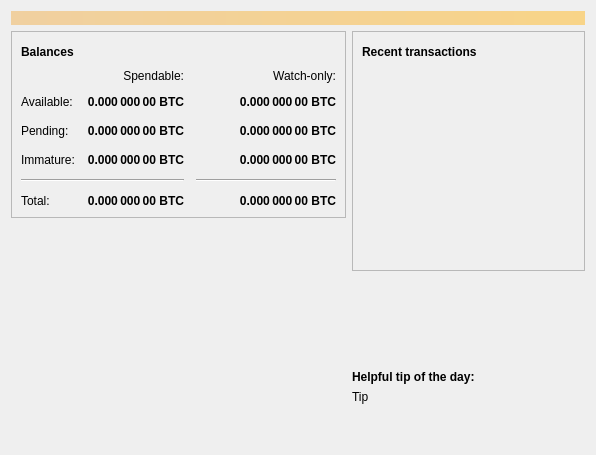
<?xml version="1.0" encoding="UTF-8"?>
<ui version="4.0">
 <class>OverviewPage</class>
 <widget class="QWidget" name="OverviewPage">
  <property name="geometry">
   <rect>
    <x>0</x>
    <y>0</y>
    <width>596</width>
    <height>443</height>
   </rect>
  </property>
  <property name="windowTitle">
   <string>Form</string>
  </property>
  <layout class="QVBoxLayout" name="topLayout">
   <item>
    <widget class="QLabel" name="labelAlerts">
     <property name="visible">
      <bool>false</bool>
     </property>
     <property name="styleSheet">
      <string notr="true">QLabel { background-color: qlineargradient(x1: 0, y1: 0, x2: 1, y2: 0, stop:0 #F0D0A0, stop:1 #F8D488); color:#000000; }</string>
     </property>
     <property name="wordWrap">
      <bool>true</bool>
     </property>
     <property name="margin">
      <number>3</number>
     </property>
     <property name="textInteractionFlags">
      <set>Qt::TextSelectableByMouse</set>
     </property>
    </widget>
   </item>
   <item>
    <layout class="QHBoxLayout" name="horizontalLayout" stretch="1,1">
     <item>
      <layout class="QVBoxLayout" name="verticalLayout_2">
       <item>
        <widget class="QFrame" name="frame">
         <property name="frameShape">
          <enum>QFrame::StyledPanel</enum>
         </property>
         <property name="frameShadow">
          <enum>QFrame::Raised</enum>
         </property>
         <layout class="QVBoxLayout" name="verticalLayout_4">
          <item>
           <layout class="QHBoxLayout" name="horizontalLayout_4">
            <item>
             <widget class="QLabel" name="label_5">
              <property name="font">
               <font>
                <weight>75</weight>
                <bold>true</bold>
               </font>
              </property>
              <property name="text">
               <string>Balances</string>
              </property>
             </widget>
            </item>
            <item>
             <widget class="QPushButton" name="labelWalletStatus">
              <property name="enabled">
               <bool>true</bool>
              </property>
              <property name="maximumSize">
               <size>
                <width>30</width>
                <height>16777215</height>
               </size>
              </property>
              <property name="toolTip">
               <string>The displayed information may be out of date. Your wallet automatically synchronizes with the BBQCoin network after a connection is established, but this process has not completed yet.</string>
              </property>
              <property name="text">
               <string/>
              </property>
              <property name="icon">
               <iconset resource="../bitcoin.qrc">
                <normaloff>:/icons/warning</normaloff>
                <disabledoff>:/icons/warning</disabledoff>:/icons/warning</iconset>
              </property>
              <property name="iconSize">
               <size>
                <width>24</width>
                <height>24</height>
               </size>
              </property>
              <property name="flat">
               <bool>true</bool>
              </property>
             </widget>
            </item>
            <item>
             <spacer name="horizontalSpacer_3">
              <property name="orientation">
               <enum>Qt::Horizontal</enum>
              </property>
              <property name="sizeHint" stdset="0">
               <size>
                <width>40</width>
                <height>20</height>
               </size>
              </property>
             </spacer>
            </item>
           </layout>
          </item>
          <item>
           <layout class="QGridLayout" name="gridLayout">
            <property name="spacing">
             <number>12</number>
            </property>
            <item row="2" column="2">
             <widget class="QLabel" name="labelWatchPending">
              <property name="font">
               <font>
                <weight>75</weight>
                <bold>true</bold>
               </font>
              </property>
              <property name="cursor">
               <cursorShape>IBeamCursor</cursorShape>
              </property>
              <property name="toolTip">
               <string>Unconfirmed transactions to watch-only addresses</string>
              </property>
              <property name="text">
               <string notr="true">0.000 000 00 BTC</string>
              </property>
              <property name="alignment">
               <set>Qt::AlignRight|Qt::AlignTrailing|Qt::AlignVCenter</set>
              </property>
              <property name="textInteractionFlags">
               <set>Qt::LinksAccessibleByMouse|Qt::TextSelectableByKeyboard|Qt::TextSelectableByMouse</set>
              </property>
             </widget>
            </item>
            <item row="2" column="1">
             <widget class="QLabel" name="labelUnconfirmed">
              <property name="font">
               <font>
                <weight>75</weight>
                <bold>true</bold>
               </font>
              </property>
              <property name="cursor">
               <cursorShape>IBeamCursor</cursorShape>
              </property>
              <property name="toolTip">
               <string>Total of transactions that have yet to be confirmed, and do not yet count toward the spendable balance</string>
              </property>
              <property name="text">
               <string notr="true">0.000 000 00 BTC</string>
              </property>
              <property name="alignment">
               <set>Qt::AlignRight|Qt::AlignTrailing|Qt::AlignVCenter</set>
              </property>
              <property name="textInteractionFlags">
               <set>Qt::LinksAccessibleByMouse|Qt::TextSelectableByKeyboard|Qt::TextSelectableByMouse</set>
              </property>
             </widget>
            </item>
            <item row="3" column="2">
             <widget class="QLabel" name="labelWatchImmature">
              <property name="font">
               <font>
                <weight>75</weight>
                <bold>true</bold>
               </font>
              </property>
              <property name="cursor">
               <cursorShape>IBeamCursor</cursorShape>
              </property>
              <property name="toolTip">
               <string>Mined balance in watch-only addresses that has not yet matured</string>
              </property>
              <property name="text">
               <string notr="true">0.000 000 00 BTC</string>
              </property>
              <property name="alignment">
               <set>Qt::AlignRight|Qt::AlignTrailing|Qt::AlignVCenter</set>
              </property>
              <property name="textInteractionFlags">
               <set>Qt::LinksAccessibleByMouse|Qt::TextSelectableByKeyboard|Qt::TextSelectableByMouse</set>
              </property>
             </widget>
            </item>
            <item row="4" column="0" colspan="2">
             <widget class="Line" name="line">
              <property name="orientation">
               <enum>Qt::Horizontal</enum>
              </property>
             </widget>
            </item>
            <item row="4" column="2">
             <widget class="Line" name="lineWatchBalance">
              <property name="sizePolicy">
               <sizepolicy hsizetype="Preferred" vsizetype="Fixed">
                <horstretch>0</horstretch>
                <verstretch>0</verstretch>
               </sizepolicy>
              </property>
              <property name="minimumSize">
               <size>
                <width>140</width>
                <height>0</height>
               </size>
              </property>
              <property name="orientation">
               <enum>Qt::Horizontal</enum>
              </property>
             </widget>
            </item>
            <item row="5" column="0">
             <widget class="QLabel" name="labelTotalText">
              <property name="text">
               <string>Total:</string>
              </property>
             </widget>
            </item>
            <item row="3" column="1">
             <widget class="QLabel" name="labelImmature">
              <property name="font">
               <font>
                <weight>75</weight>
                <bold>true</bold>
               </font>
              </property>
              <property name="cursor">
               <cursorShape>IBeamCursor</cursorShape>
              </property>
              <property name="toolTip">
               <string>Mined balance that has not yet matured</string>
              </property>
              <property name="text">
               <string notr="true">0.000 000 00 BTC</string>
              </property>
              <property name="alignment">
               <set>Qt::AlignRight|Qt::AlignTrailing|Qt::AlignVCenter</set>
              </property>
              <property name="textInteractionFlags">
               <set>Qt::LinksAccessibleByMouse|Qt::TextSelectableByKeyboard|Qt::TextSelectableByMouse</set>
              </property>
             </widget>
            </item>
            <item row="2" column="3">
             <spacer name="horizontalSpacer_2">
              <property name="orientation">
               <enum>Qt::Horizontal</enum>
              </property>
              <property name="sizeHint" stdset="0">
               <size>
                <width>40</width>
                <height>20</height>
               </size>
              </property>
             </spacer>
            </item>
            <item row="3" column="0">
             <widget class="QLabel" name="labelImmatureText">
              <property name="text">
               <string>Immature:</string>
              </property>
             </widget>
            </item>
            <item row="5" column="1">
             <widget class="QLabel" name="labelTotal">
              <property name="font">
               <font>
                <weight>75</weight>
                <bold>true</bold>
               </font>
              </property>
              <property name="cursor">
               <cursorShape>IBeamCursor</cursorShape>
              </property>
              <property name="toolTip">
               <string>Your current total balance</string>
              </property>
              <property name="text">
               <string notr="true">0.000 000 00 BTC</string>
              </property>
              <property name="alignment">
               <set>Qt::AlignRight|Qt::AlignTrailing|Qt::AlignVCenter</set>
              </property>
              <property name="textInteractionFlags">
               <set>Qt::LinksAccessibleByMouse|Qt::TextSelectableByKeyboard|Qt::TextSelectableByMouse</set>
              </property>
             </widget>
            </item>
            <item row="5" column="2">
             <widget class="QLabel" name="labelWatchTotal">
              <property name="font">
               <font>
                <weight>75</weight>
                <bold>true</bold>
               </font>
              </property>
              <property name="cursor">
               <cursorShape>IBeamCursor</cursorShape>
              </property>
              <property name="toolTip">
               <string>Current total balance in watch-only addresses</string>
              </property>
              <property name="text">
               <string notr="true">0.000 000 00 BTC</string>
              </property>
              <property name="alignment">
               <set>Qt::AlignRight|Qt::AlignTrailing|Qt::AlignVCenter</set>
              </property>
              <property name="textInteractionFlags">
               <set>Qt::LinksAccessibleByMouse|Qt::TextSelectableByKeyboard|Qt::TextSelectableByMouse</set>
              </property>
             </widget>
            </item>
            <item row="0" column="2">
             <widget class="QLabel" name="labelWatchonly">
              <property name="text">
               <string>Watch-only:</string>
              </property>
              <property name="alignment">
               <set>Qt::AlignRight|Qt::AlignTrailing|Qt::AlignVCenter</set>
              </property>
             </widget>
            </item>
            <item row="1" column="0">
             <widget class="QLabel" name="labelBalanceText">
              <property name="text">
               <string>Available:</string>
              </property>
             </widget>
            </item>
            <item row="1" column="1">
             <widget class="QLabel" name="labelBalance">
              <property name="font">
               <font>
                <weight>75</weight>
                <bold>true</bold>
               </font>
              </property>
              <property name="cursor">
               <cursorShape>IBeamCursor</cursorShape>
              </property>
              <property name="toolTip">
               <string>Your current spendable balance</string>
              </property>
              <property name="text">
               <string notr="true">0.000 000 00 BTC</string>
              </property>
              <property name="alignment">
               <set>Qt::AlignRight|Qt::AlignTrailing|Qt::AlignVCenter</set>
              </property>
              <property name="textInteractionFlags">
               <set>Qt::LinksAccessibleByMouse|Qt::TextSelectableByKeyboard|Qt::TextSelectableByMouse</set>
              </property>
             </widget>
            </item>
            <item row="1" column="2">
             <widget class="QLabel" name="labelWatchAvailable">
              <property name="font">
               <font>
                <weight>75</weight>
                <bold>true</bold>
               </font>
              </property>
              <property name="cursor">
               <cursorShape>IBeamCursor</cursorShape>
              </property>
              <property name="toolTip">
               <string>Your current balance in watch-only addresses</string>
              </property>
              <property name="text">
               <string notr="true">0.000 000 00 BTC</string>
              </property>
              <property name="alignment">
               <set>Qt::AlignRight|Qt::AlignTrailing|Qt::AlignVCenter</set>
              </property>
              <property name="textInteractionFlags">
               <set>Qt::LinksAccessibleByMouse|Qt::TextSelectableByKeyboard|Qt::TextSelectableByMouse</set>
              </property>
             </widget>
            </item>
            <item row="2" column="0">
             <widget class="QLabel" name="labelPendingText">
              <property name="text">
               <string>Pending:</string>
              </property>
             </widget>
            </item>
            <item row="0" column="1">
             <widget class="QLabel" name="labelSpendable">
              <property name="text">
               <string>Spendable:</string>
              </property>
              <property name="alignment">
               <set>Qt::AlignRight|Qt::AlignTrailing|Qt::AlignVCenter</set>
              </property>
             </widget>
            </item>
           </layout>
          </item>
         </layout>
        </widget>
       </item>
       <item>
        <spacer name="verticalSpacer">
         <property name="orientation">
          <enum>Qt::Vertical</enum>
         </property>
         <property name="sizeHint" stdset="0">
          <size>
           <width>20</width>
           <height>40</height>
          </size>
         </property>
        </spacer>
       </item>
       <item>
        <layout class="QGridLayout" name="logo_grid">
         <property name="topMargin">
          <number>0</number>
         </property>
         <property name="bottomMargin">
          <number>0</number>
         </property>
         <property name="spacing">
          <number>0</number>
         </property>

         <item row="1" column="0">
          <widget class="QLabel" name="label_wallet_bgcoin">
           <property name="minimumSize">
            <size>
             <width>200</width>
             <height>200</height>
            </size>
           </property>
           <property name="maximumSize">
            <size>
             <width>200</width>
             <height>200</height>
            </size>
           </property>
           <property name="text">
            <string/>
           </property>
           <property name="pixmap">
            <pixmap resource="../bitcoin.qrc">:/icons/wallet_bgcoin</pixmap>
           </property>
           <property name="scaledContents">
            <bool>true</bool>
           </property>
           <property name="alignment">
            <set>Qt::AlignCenter</set>
           </property>
           <property name="margin">
            <number>0</number>
           </property>
          </widget>
         </item>
         <item row="2" column="0">
          <spacer name="verticalSpacer_bottom">
           <property name="orientation">
            <enum>Qt::Vertical</enum>
           </property>
           <property name="sizeHint">
            <size>
             <width>20</width>
             <height>60</height>
            </size>
           </property>
          </spacer>
         </item>
        </layout>
       </item>
       <item>
        <widget class="QLabel" name="label_wallet_version_overlay">
         <property name="text">
          <string/>
         </property>
         <property name="pixmap">
          <pixmap/>
         </property>
         <property name="scaledContents">
          <bool>false</bool>
         </property>
         <property name="alignment">
          <set>Qt::AlignBottom|Qt::AlignLeading|Qt::AlignLeft</set>
         </property>
         <property name="margin">
          <number>0</number>
         </property>
        </widget>
       </item>
      </layout>
     </item>
     <item>
      <layout class="QVBoxLayout" name="verticalLayout_3">
       <item>
        <widget class="QFrame" name="frame_2">
         <property name="frameShape">
          <enum>QFrame::StyledPanel</enum>
         </property>
         <property name="frameShadow">
          <enum>QFrame::Raised</enum>
         </property>
         <layout class="QVBoxLayout" name="verticalLayout">
          <item>
           <layout class="QHBoxLayout" name="horizontalLayout_2">
            <item>
             <widget class="QLabel" name="label_4">
              <property name="font">
               <font>
                <weight>75</weight>
                <bold>true</bold>
               </font>
              </property>
              <property name="text">
               <string>Recent transactions</string>
              </property>
             </widget>
            </item>
            <item>
             <widget class="QPushButton" name="labelTransactionsStatus">
              <property name="enabled">
               <bool>true</bool>
              </property>
              <property name="maximumSize">
               <size>
                <width>30</width>
                <height>16777215</height>
               </size>
              </property>
              <property name="toolTip">
               <string>The displayed information may be out of date. Your wallet automatically synchronizes with the BBQCoin network after a connection is established, but this process has not completed yet.</string>
              </property>
              <property name="text">
               <string/>
              </property>
              <property name="icon">
               <iconset resource="../bitcoin.qrc">
                <normaloff>:/icons/warning</normaloff>
                <disabledoff>:/icons/warning</disabledoff>:/icons/warning</iconset>
              </property>
              <property name="iconSize">
               <size>
                <width>24</width>
                <height>24</height>
               </size>
              </property>
              <property name="flat">
               <bool>true</bool>
              </property>
             </widget>
            </item>
            <item>
             <spacer name="horizontalSpacer">
              <property name="orientation">
               <enum>Qt::Horizontal</enum>
              </property>
              <property name="sizeHint" stdset="0">
               <size>
                <width>40</width>
                <height>20</height>
               </size>
              </property>
             </spacer>
            </item>
           </layout>
          </item>
          <item>
           <widget class="QListView" name="listTransactions">
            <property name="styleSheet">
             <string notr="true">QListView { background: transparent; }</string>
            </property>
            <property name="frameShape">
             <enum>QFrame::NoFrame</enum>
            </property>
            <property name="verticalScrollBarPolicy">
             <enum>Qt::ScrollBarAlwaysOff</enum>
            </property>
            <property name="horizontalScrollBarPolicy">
             <enum>Qt::ScrollBarAlwaysOff</enum>
            </property>
            <property name="selectionMode">
             <enum>QAbstractItemView::NoSelection</enum>
            </property>
           </widget>
          </item>
         </layout>
        </widget>
       </item>
       <item>
        <spacer name="verticalSpacer_2">
         <property name="orientation">
          <enum>Qt::Vertical</enum>
         </property>
         <property name="sizeHint" stdset="0">
          <size>
           <width>20</width>
           <height>40</height>
          </size>
         </property>
        </spacer>
       </item>
       <item>
        <layout class="QVBoxLayout" name="verticalLayout_5">
         <property name="topMargin">
          <number>0</number>
         </property>
         <item>
          <widget class="QLabel" name="label_tip_header">
           <property name="font">
            <font>
             <weight>75</weight>
             <bold>true</bold>
            </font>
           </property>
           <property name="visible">
            <bool>false</bool>
           </property>
           <property name="text">
            <string>Helpful tip of the day:</string>
           </property>
          </widget>
         </item>
         <item>
          <widget class="QLabel" name="label_tip">
           <property name="visible">
            <bool>false</bool>
           </property>
           <property name="text">
            <string>Tip</string>
           </property>
          </widget>
         </item>
         <item>
          <spacer name="verticalSpacer_3">
           <property name="orientation">
            <enum>Qt::Vertical</enum>
           </property>
           <property name="sizeType">
            <enum>QSizePolicy::Maximum</enum>
           </property>
           <property name="sizeHint" stdset="0">
            <size>
             <width>20</width>
             <height>40</height>
            </size>
           </property>
          </spacer>
         </item>
        </layout>
       </item>
      </layout>
     </item>
    </layout>
   </item>
  </layout>
 </widget>
 <resources>
  <include location="../bitcoin.qrc"/>
 </resources>
 <connections/>
</ui>
